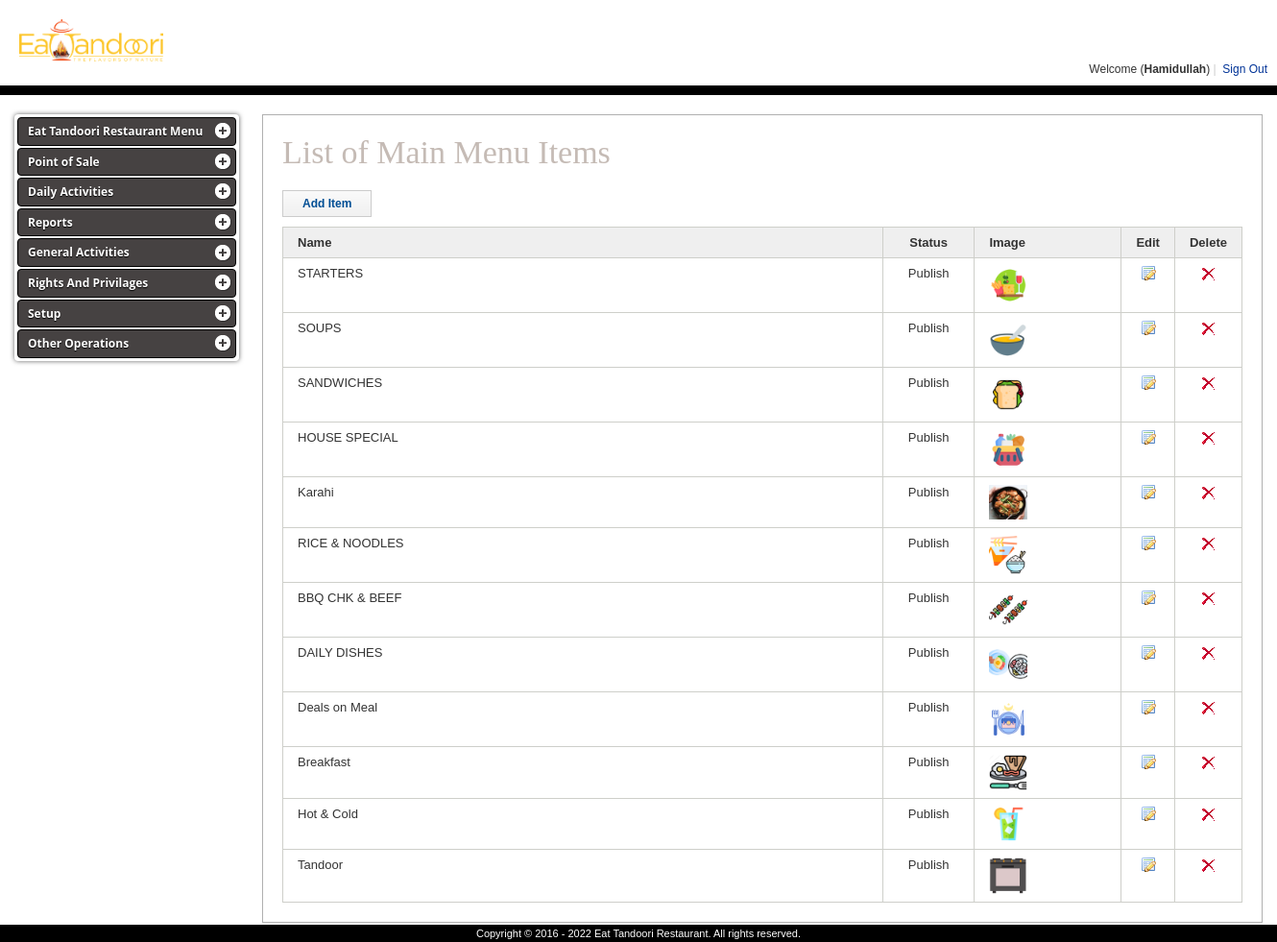
The page /items.php (signed in) on the database its author committed.
### tables this page shows
CREATE TABLE `items` (
  `item_id` int(11) NOT NULL,
  `item_name` varchar(50) NOT NULL,
  `item_image` varchar(100) NOT NULL,
  `item_status` int(1) NOT NULL DEFAULT '1'
);

### Connections/cn.php (called while the page is built, shortened)
<?php
$org_name="Eat Tandoori Restaurant";
?>

### items.php (the view, shortened to what this page needs)
<?php
include('Connections/cn.php');
require_once('sessions/mysessionscript.php');
$query_rsMgtList = "SELECT * FROM items ORDER BY item_id ASC";
$rsMgtList = mysqli_query($cn, $query_rsMgtList) or die(mysqli_error($cn));
$row_rsMgtList = mysqli_fetch_assoc($rsMgtList);
?>
<!DOCTYPE html PUBLIC "-//W3C//DTD XHTML 1.0 Transitional//EN" "http://www.w3.org/TR/xhtml1/DTD/xhtml1-transitional.dtd">
<html xmlns="http://www.w3.org/1999/xhtml">
<head>
<link href="css/styles.css" type="text/css" rel="stylesheet" />
</head>
<body>
<?php include 'include/header.php' ?>
<div class="admin-greyBg">
  <div class="admin-wrapper">
    <div id="admin-leftNav" class="admin-fLeft">
<?php include 'include/left_nav.php' ?>
    </div>
    <div id="admin-body" class="admin-fRight">
		<h1>List of Main Menu Items</h1>
        <form action="add_items.php" method="post">
        	<input type="submit" class="admin-button" value="Add Item" style="margin-bottom:10px;" />
	  </form>
		<form name="form1" method="post" action="news_move.php">
	    <table border="0" width="100%" cellspacing="0" cellpadding="0" class='table-hover'>
          <thead>
		  <tr>
            <td width="73%" class="admin-tbHdRow1">Name</td>
            <td width="10%" class="admin-tbHdRow1" align="center">Status</td>
			<td width="73%" class="admin-tbHdRow1">Image</td>
            <td width="10%" class="admin-tbHdRow1" align="center">Edit</td>
            <td width="7%" class="admin-tbHdRow1 admin-tbHdRow3" align="center">Delete</td>
          </tr>
		  </thead>
		 <tbody>
          <?php do { ?>
            <tr>
              <td class="admin-tbRow1" valign="top"><?php echo $row_rsMgtList['item_name']; ?></td>
			  <td class="admin-tbRow1" align="center" valign="top">
			  <?php
			  	if($row_rsMgtList['item_status']==1)
				{
					echo "Publish";
				}
				else
				{
				  	echo "Un-Publish";
				}
				?>
				</td>
				<td class="admin-tbRow1" valign="top"><a href="images/items/<?php echo $row_rsMgtList['item_image']; ?>"><img width="40" src="images/items/<?php echo $row_rsMgtList['item_image']; ?>"></a></td>
              <td class="admin-tbRow1" align="center" valign="top"><a href="edit_items.php?id=<?PHP echo $row_rsMgtList['item_id']; ?>" title="Edit" class="admin-edit"></a></td>
              <td class="admin-tbRow1 admin-tbRow2" align="center" valign="top"><a href="delete_items.php?id=<?PHP echo $row_rsMgtList['item_id']; ?>" title="Delete" class="admin-del" onclick="return confirm('Are you sure you want to perform this action ?');"></a></td>
            </tr>
            <?php } while ($row_rsMgtList = mysqli_fetch_assoc($rsMgtList)); ?>
		 </tbody>
		 </table>
	   </form>
    </div>
    <br clear="all" />
  </div>
</div>
<?php include 'include/footer.php' ?>
</body>
</html>

### include/header.php (shortened to what this page needs)
<div class="admin-header">
	<div class="admin-wrapper">
    	<div class="admin-logo admin-fLeft" style="font-size:38px;">
	<a href="cms.php?mon=<?=Date('m')?>"><img src="images/logo - small.png" width="150"/></a>
		</div>
    	<div class="admin-wcMsg admin-fRight">Welcome (<strong><?php echo $_SESSION['sname']?></strong>)&nbsp;<span>|</span>&nbsp; <a href="logout.php">Sign Out</a></div>
        <br clear="all" />
	</div>
</div>
<div class="admin-blueStrip">&nbsp;</div>

### include/left_nav.php (shortened to what this page needs)
<?php
    $sqlRights = "SELECT
                a.file_name,a.function_name,a.menu_name,a.target,a.menu_head
                FROM
                res_functions a,
                staff_priv b
                WHERE
                a.function_code = b.function_code
                and b.sid = '".$_SESSION['sid']."' order by a.srno asc";
    $result = mysqli_query($cn, $sqlRights);
    $rightsArr = array();
    while($rightsData = mysqli_fetch_assoc($result)){
            $rightsArr[] = $rightsData;
    }
    $finalArr = array();
    foreach($rightsArr as $key => $arr)
        $finalArr[$arr['menu_head']][] = $arr;
?>
<div id="cssmenu">
    <ul>
        <li class="has-sub">
            <a href="#">
                <span><?=$org_name?> Menu</span>
            </a>
        </li>
        <?php
        foreach($finalArr as $key => $arr){
        ?>
        <li class="has-sub">
            <a href="#">
                <span><?=$key?></span>
            </a>
        </li>
        <?php
        }
        ?>
        <li class="has-sub">
            <a href="#">
                <span>Other Operations</span>
            </a>
        </li>
    </ul>
</div>

### include/footer.php
<div class="admin-footer">
	<div class="admin-wrapper">
    	Copyright © 2016 - <?=date('Y')?> <?=$org_name?>. All rights reserved.
	</div>
</div>

### css/styles.css (style rules this page uses)
body { margin:0; padding:0; font-family:Tahoma, Verdana, Arial, Helvetica, sans-serif; font-size:13px; color:#333333; }
.admin-greyBg { background-color:#FFFFFF; padding-bottom:20px; padding-top:20px; }
.admin-blueStrip { display:block; height:10px; background-color:black; }
.admin-wrapper { display:block; width:1300px; margin-left:auto; margin-right:auto; }
a { color:#333333; text-decoration:none; }
.admin-header { display:block; background-color:#FFF; padding:20px 20px 10px 20px; }
.admin-logo { display:block; padding:0 0 0 0; margin:0 0 0 0; font-size:44px; font-weight:normal; font-family:"Times New Roman", Times, serif; color:#C5BBB5; }
.admin-wcMsg { display:block; text-transform:capitalize; padding:45px 0 0 0; margin:0 0 0 0; font-size:12px; font-weight:normal; text-align:right; }
.admin-wcMsg span { color:#CCCCCC; }
.admin-wcMsg a { text-decoration:none; color:#003397; }
.admin-fLeft { float:left; }
.admin-fRight { float:right; }
#admin-body { display:block; background-color:#FFFFFF; border:1px solid #B0B0B0; margin-left:15px; width:1000px; padding:20px; }
#admin-body h1 { display:block; padding:0 0 20px 0; margin:0 0 0 0; font-size:34px; font-weight:normal; font-family:Georgia, "Times New Roman", Times, serif; color:#C5BBB5; }
.admin-tbHdRow1 { padding:8px 15px 8px 15px; font-weight:bold; background-color:#EFEFEF; border:1px solid #CECFCA; border-right:0px solid #CECFCA; }
.admin-tbHdRow3 { padding:8px 15px 8px 15px; font-weight:bold; background-color:#EFEFEF; border:1px solid #CECFCA; border-right:1px solid #CECFCA; }
.admin-tbRow1 { padding:8px 15px 8px 15px; border:1px solid #CECFCA; border-right:0px solid #CECFCA; border-top:0px solid #CECFCA; }
.admin-tbRow2 { padding:8px 15px 8px 15px; border:1px solid #CECFCA; border-top:0px solid #CECFCA; }
a.admin-edit { display:block; background-image:url(../images/edit-icon.gif); background-repeat:no-repeat; width:16px; height:16px; text-decoration:none; }
a.admin-del { display:block; background-image:url(../images/del.gif); background-repeat:no-repeat; width:16px; height:16px; text-decoration:none; }
.admin-footer { display:block; color:#FFFFFF; width:100%; font-size:11px; text-align:center; bottom:0; position:fixed; line-height:18px; background-color:black; }
.admin-button { cursor:pointer; padding:6px 20px 6px 20px; font-family:Tahoma, Verdana, Arial, Helvetica, sans-serif; font-size:12px; color:#004E94; border:1px solid #CCCCCC; font-weight:bold; background-color:#FFFFFF; margin-right:5px; background-image:url(images/btn_bg.gif); background-repeat:repeat-x; }
#cssmenu, #cssmenu ul, #cssmenu li, #cssmenu a { margin: 0; padding: 0; border: 0; list-style: none; font-weight: normal; text-decoration: none; line-height: 1; font-family: 'Open Sans', sans-serif; font-size: 14px; position: relative; }
#cssmenu a { line-height: 1.3; }
#cssmenu { width: 228px; background:#FFFFF; -webkit-border-radius: 4px; -moz-border-radius: 4px; border-radius: 4px; padding: 3px; -moz-box-shadow: 0 0 5px rgba(0, 0, 0, 0.6); -webkit-box-shadow: 0 0 5px rgba(0, 0, 0, 0.6); box-shadow: 0 0 5px rgba(0, 0, 0, 0.6); float:left; }
#cssmenu > ul > li { margin: 0 0 2px 0; }
#cssmenu > ul > li:last-child { margin: 0; }
#cssmenu > ul > li > a { font-size:12px; display: block; color: #ffffff; text-shadow: 0 1px 1px #000; background-color: #464242; border: 1px solid #000; -webkit-border-radius: 4px; -moz-border-radius: 4px; border-radius: 4px; }
#cssmenu > ul > li > a > span { display: block; padding: 6px 10px; -webkit-border-radius: 4px; -moz-border-radius: 4px; border-radius: 4px; font-weight: bold; }
#cssmenu > ul > li.has-sub > a span { background: url(../images/icon_plus.png) 98% center no-repeat; }

### rows shown on the page
items: item_name "STARTERS", item_status "Publish", item_image (picture)
items: item_name "SOUPS", item_status "Publish", item_image (picture)
items: item_name "SANDWICHES", item_status "Publish", item_image (picture)
items: item_name "HOUSE SPECIAL", item_status "Publish", item_image (picture)
items: item_name "Karahi", item_status "Publish", item_image (picture)
items: item_name "RICE & NOODLES", item_status "Publish", item_image (picture)
items: item_name "BBQ CHK & BEEF", item_status "Publish", item_image (picture)
items: item_name "DAILY DISHES", item_status "Publish", item_image (picture)
items: item_name "Deals on Meal", item_status "Publish", item_image (picture)
items: item_name "Breakfast", item_status "Publish", item_image (picture)
items: item_name "Hot & Cold", item_status "Publish", item_image (picture)
items: item_name "Tandoor", item_status "Publish", item_image (picture)

### other values the page prints
$_SESSION['sname'] "Hamidullah"
$org_name "Eat Tandoori Restaurant"
$key "Point of Sale"
$key "Daily Activities"
$key "Reports"
$key "General Activities"
$key "Rights And Privilages"
$key "Setup"
